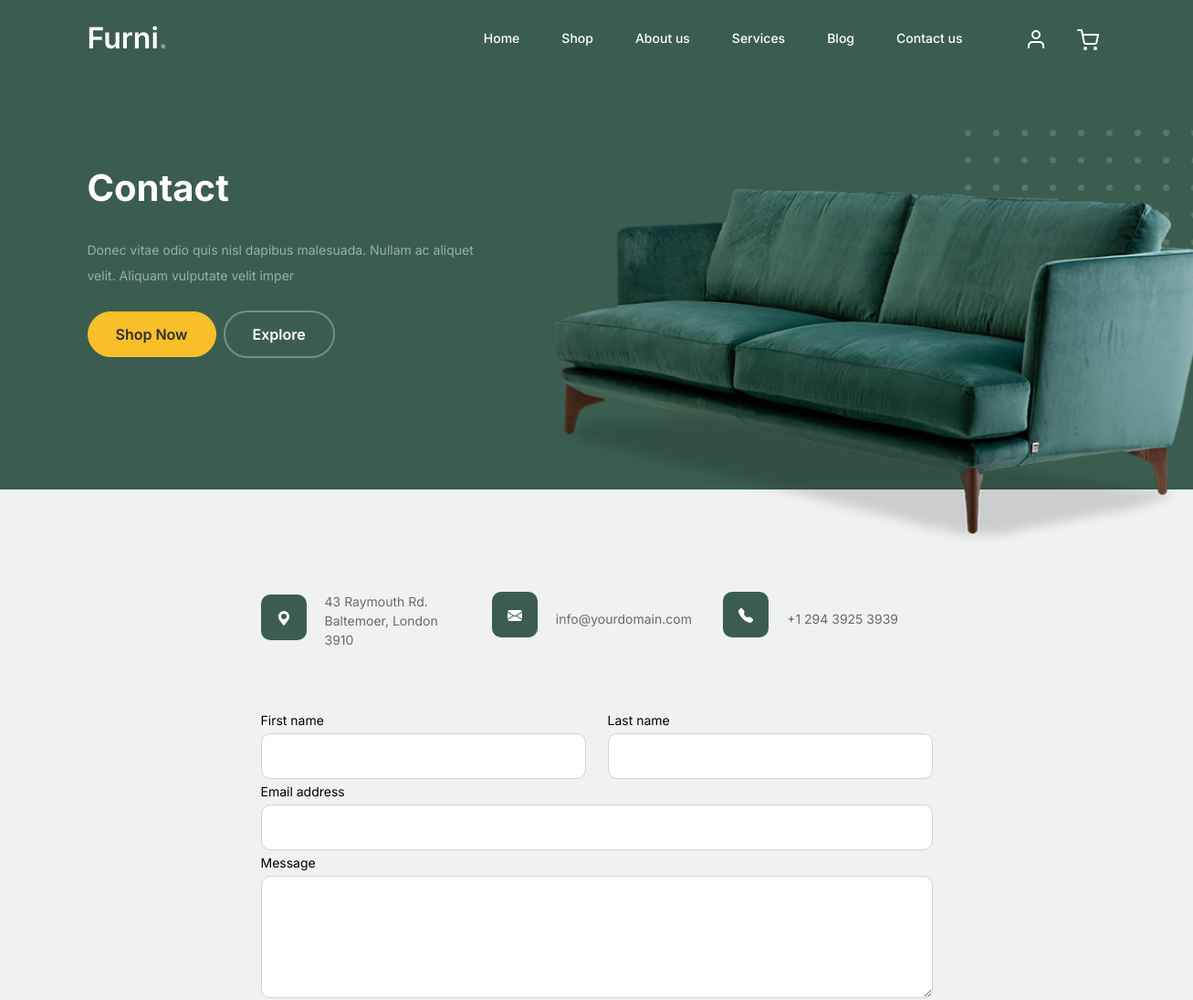
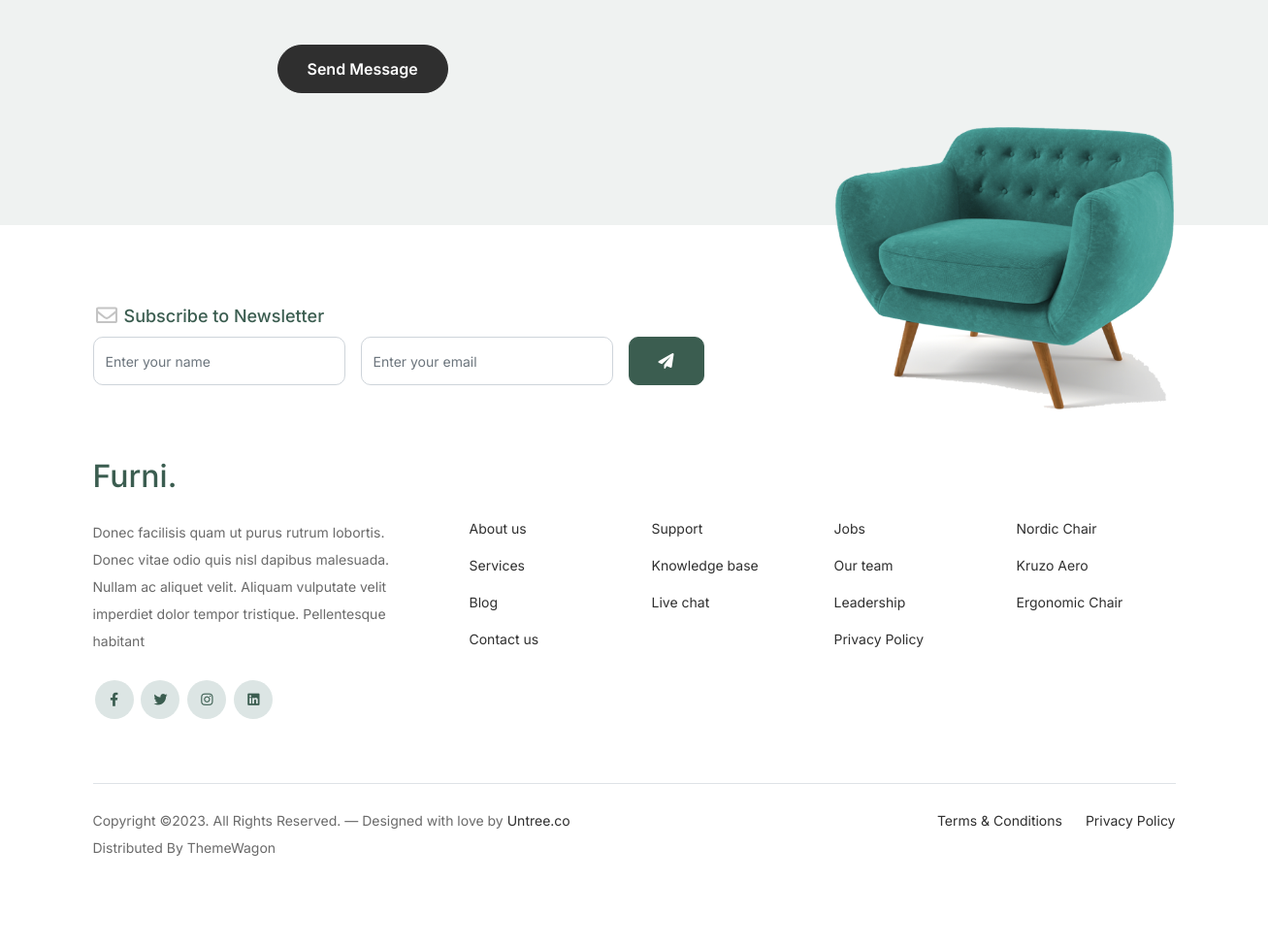
Page /contact/ on the committed database (2 pictures, top to bottom).
### app/models.py (models this page shows, shortened)
class Contact(models.Model):
    contact_title = models.CharField(max_length=100, blank=False)
    fname = models.CharField(max_length=100, blank=False)
    lname = models.CharField(max_length=100, blank=False)
    email = models.EmailField()
    message = models.TextField()

class Hero(models.Model):
    text1 = models.CharField(max_length=100, blank=False)
    text2 = models.CharField(max_length=100, blank=False)
    text3 = models.CharField(max_length=100, blank=False)
    text4 = models.CharField(max_length=100, blank=False)
    text5 = models.CharField(max_length=100, blank=False)
    hero_image = models.ImageField(upload_to='images', default='profile.png')

### app/views.py (the view)
# urls.py: path('contact/', views.contact, name='contact'),
def contact(request):
    hero = Hero.objects.first()  # Retrieve a Hero object
    contacts = Contact.objects.first()
    contactsdata = {
        'contacttitle': contacts.contact_title,
        'contactdes': hero.text3,
        'btn1text': hero.text4,
        'btn2text': hero.text5,
        'couch': hero.hero_image.url,
        'nav': 'contact'
    }
    return render(request, 'contact.html', {'contact': contactsdata})

### app/templates/contact.html (shortened to what this page needs)
{% extends 'layout.html' %}
{% load static %}
			{% block body %}
			<div class="hero">
				<div class="container">
					<div class="row justify-content-between">
						<div class="col-lg-5">
							<div class="intro-excerpt">
								<h1>{{ contact.contacttitle }}</h1>
								<p class="mb-4">{{ contact.contactdes }}</p>
								<p><a href="{% url 'app:shop' %}" class="btn btn-secondary me-2">{{ contact.btn1text }}</a><a href="{% url 'app:index' %}" class="btn btn-white-outline">{{ contact.btn2text }}</a></p>
							</div>
						</div>
						<div class="col-lg-7">
							<div class="hero-img-wrap">
								<img src="{{ contact.couch }}" alt="Hero Image">
							</div>
						</div>
					</div>
				</div>
			</div>
		<div class="untree_co-section">
      <div class="container">
        <div class="block">
          <div class="row justify-content-center">
            <div class="col-md-8 col-lg-8 pb-4">
              <div class="row mb-5">
                <div class="col-lg-4">
                  <div  class="service no-shadow align-items-center link horizontal d-flex active" data-aos="fade-left" data-aos-delay="0">
                    <div class="service-icon color-1 mb-4">
                      <svg xmlns="http://www.w3.org/2000/svg" width="16" height="16" fill="currentColor" class="bi bi-geo-alt-fill" viewBox="0 0 16 16">
                        <path d="M8 16s6-5.686 6-10A6 6 0 0 0 2 6c0 4.314 6 10 6 10zm0-7a3 3 0 1 1 0-6 3 3 0 0 1 0 6z"/>
                      </svg>
                    </div>
                    <div class="service-contents">
                      <p>43 Raymouth Rd. Baltemoer, London 3910</p>
                    </div>
                  </div>
                </div>
                <div class="col-lg-4">
                  <div  class="service no-shadow align-items-center link horizontal d-flex active" data-aos="fade-left" data-aos-delay="0">
                    <div class="service-icon color-1 mb-4">
                    </div>
                    <div class="service-contents">
                      <p>info@yourdomain.com</p>
                    </div>
                  </div>
                </div>
                <div class="col-lg-4">
                  <div  class="service no-shadow align-items-center link horizontal d-flex active" data-aos="fade-left" data-aos-delay="0">
                    <div class="service-icon color-1 mb-4">
                    </div>
                    <div class="service-contents">
                      <p>+1 294 3925 3939</p>
                    </div>
                  </div>
                </div>
              </div>
              <form action=" " method="post" enctype="multipart/form-data">
                <div class="row">
                  <div class="col-6">
                    <div class="form-group">
                      <label class="text-black" for="fname">First name</label>
                      <input type="text" class="form-control" id="fname" name="fname">
                    </div>
                  </div>
                  <div class="col-6">
                    <div class="form-group">
                      <label class="text-black" for="lname">Last name</label>
                      <input type="text" class="form-control" id="lname" name="lname">
                    </div>
                  </div>
                </div>
                <div class="form-group">
                  <label class="text-black" for="email">Email address</label>
                  <input type="email" class="form-control" id="email" name="email">
                </div>
                <div class="form-group mb-5">
                  <label class="text-black" for="message">Message</label>
                  <textarea name="message" class="form-control" id="message" cols="30" rows="5"></textarea>
                </div>
                <button type="submit" class="btn btn-primary-hover-outline">Send Message</button>
              </form>
            </div>
          </div>
        </div>
      </div>
    </div>
{% endblock %}

### app/static/css/style.css (style rules this page uses)
body { overflow-x: hidden; position: relative; }
body { font-family: "Inter", sans-serif; font-weight: 400; line-height: 28px; color: #6a6a6a; font-size: 14px; background-color: #eff2f1; }
a { text-decoration: none; -webkit-transition: .3s all ease; -o-transition: .3s all ease; transition: .3s all ease; color: #2f2f2f; text-decoration: underline; }
.hero { background: #3b5d50; padding: calc(4rem - 30px) 0 0rem 0; }
@media (min-width: 768px) { .hero { padding: calc(4rem - 30px) 0 4rem 0; } }
@media (min-width: 992px) { .hero { padding: calc(8rem - 30px) 0 8rem 0; } }
.hero .intro-excerpt { position: relative; z-index: 4; }
@media (min-width: 992px) { .hero .intro-excerpt { max-width: 450px; } }
.hero h1 { font-weight: 700; color: #ffffff; margin-bottom: 30px; }
.hero p { color: rgba(255, 255, 255, 0.5); margin-botom: 30px; }
.hero .hero-img-wrap { position: relative; }
.hero .hero-img-wrap img { position: relative; top: 0px; right: 0px; z-index: 2; max-width: 780px; left: -20px; }
@media (min-width: 768px) { .hero .hero-img-wrap img { right: 0px; left: -100px; } }
@media (min-width: 992px) { .hero .hero-img-wrap img { left: 0px; top: -80px; position: absolute; right: -50px; } }
@media (min-width: 1200px) { .hero .hero-img-wrap img { left: 0px; top: -80px; right: -100px; } }
.hero .hero-img-wrap:after { content: ""; position: absolute; width: 255px; height: 217px; background-image: url("../images/dots-light.svg"); background-size: contain; background-repeat: no-repeat; right: -100px; top: -0px; }
@media (min-width: 1200px) { .hero .hero-img-wrap:after { top: -40px; } }
.btn { font-weight: 600; padding: 12px 30px; border-radius: 30px; color: #ffffff; background: #2f2f2f; border-color: #2f2f2f; }
.btn.btn-secondary { color: #2f2f2f; background: #f9bf29; border-color: #f9bf29; }
.btn.btn-white-outline { background: transparent; border-width: 2px; border-color: rgba(255, 255, 255, 0.3); }
.untree_co-section { padding: 7rem 0; }
.form-control { height: 50px; border-radius: 10px; font-family: "Inter", sans-serif; }
.service { line-height: 1.5; }
.service .service-icon { border-radius: 10px; -webkit-box-flex: 0; -ms-flex: 0 0 50px; flex: 0 0 50px; height: 50px; line-height: 50px; text-align: center; background: #3b5d50; margin-right: 20px; color: #ffffff; }
textarea { height: auto !important; }

### rows in the picture
Contact: contacttitle "Contact"
Hero: contactdes "Donec vitae odio quis nisl dapibus malesuada. Nullam ac aliquet velit. Aliquam vulputate velit imper", btn1text "Shop Now", btn2text "Explore"
